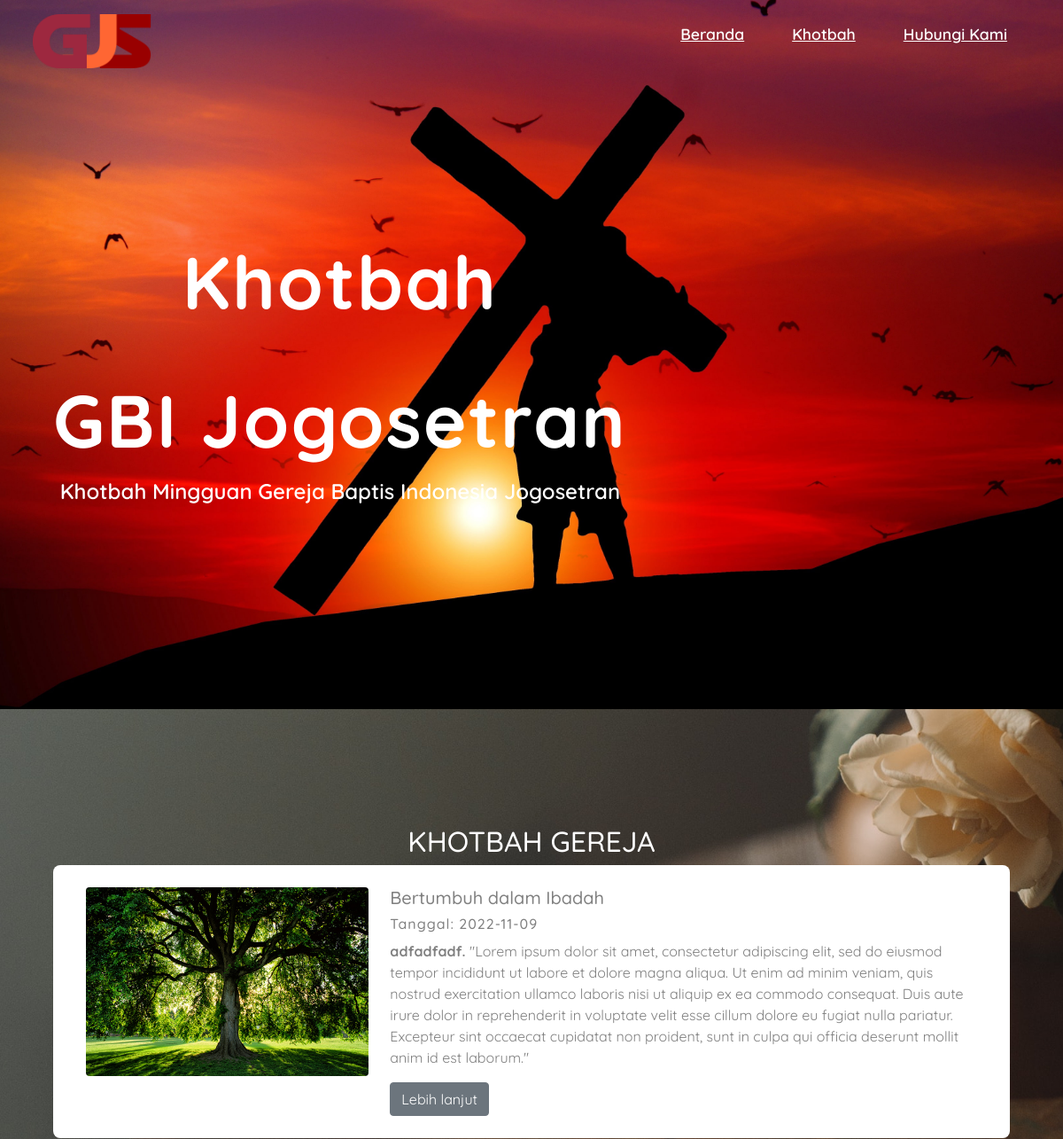
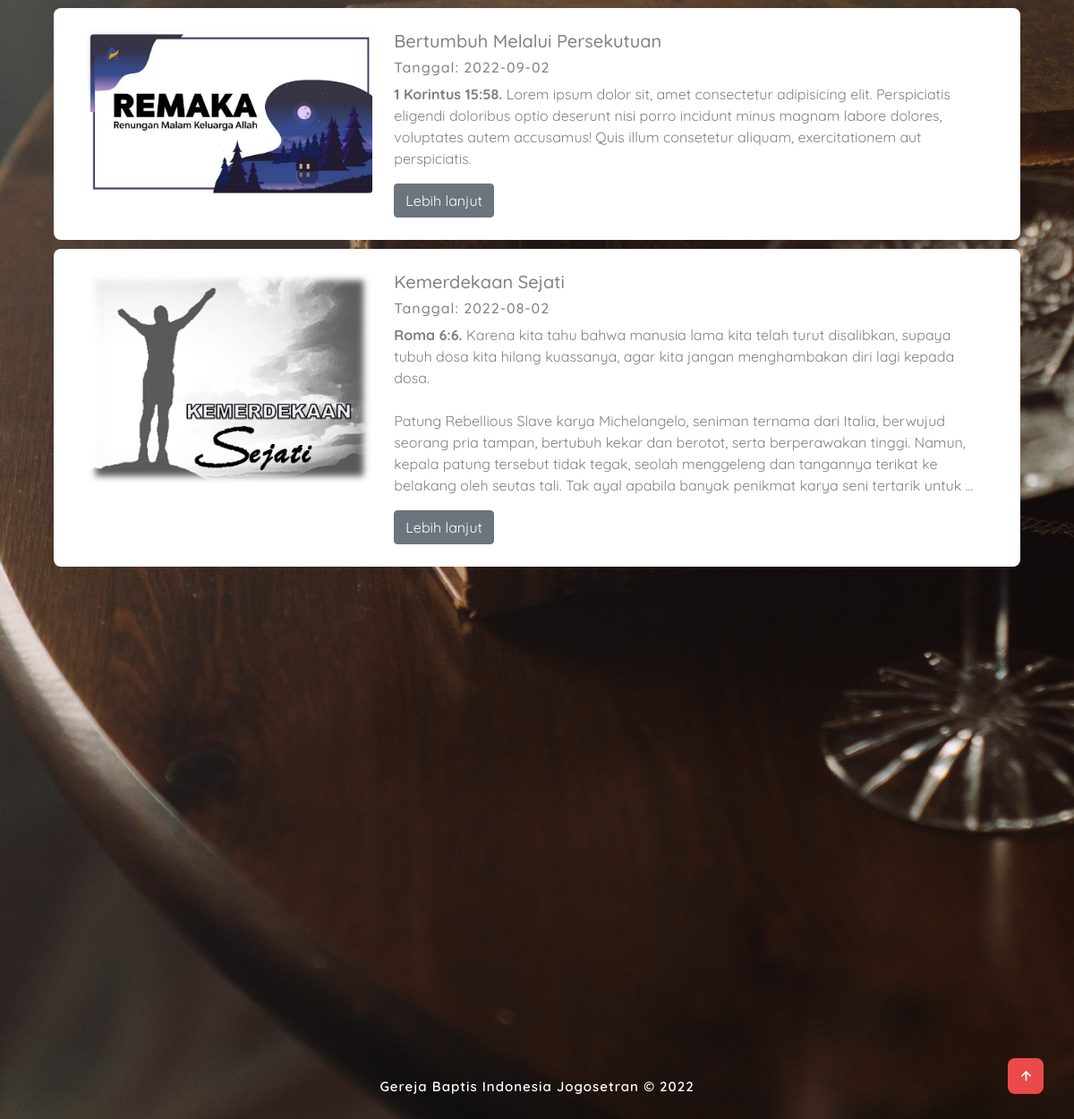
Page /index.php/media/listKhotbah on the committed database (2 pictures, top to bottom).
### tables this page shows
CREATE TABLE `tentang_gereja` (
  `id_tentang` int(11) NOT NULL,
  `nama_gereja` text DEFAULT NULL,
  `nama_lengkap_gereja` text DEFAULT NULL,
  `visi` text DEFAULT NULL,
  `misi` text DEFAULT NULL,
  `jadwal_ibadah` text DEFAULT NULL,
  `alamat` text DEFAULT NULL,
  `google_map` text DEFAULT NULL,
  `kontak` text DEFAULT NULL,
  `profil_pendeta` text DEFAULT NULL,
  `foto_pendeta` varchar(100) DEFAULT NULL,
  `sosmed_fb` text DEFAULT NULL,
  `sosmed_ig` text DEFAULT NULL,
  `logo_gereja` varchar(100) DEFAULT NULL,
  `wallpaper_homepage` varchar(100) DEFAULT NULL,
  `tema` text DEFAULT NULL,
  `sub_tema` text DEFAULT NULL
);

CREATE TABLE `khotbah` (
  `id_khotbah` int(11) NOT NULL,
  `tgl_khotbah` date DEFAULT NULL,
  `judul_khotbah` text NOT NULL,
  `ayat_khotbah` text DEFAULT NULL,
  `isi_khotbah` text DEFAULT NULL,
  `url_foto` varchar(100) DEFAULT NULL
);

### application/controllers/Media.php (called while the page is built, shortened)
<?php
class Media extends CI_Controller
{
    public function __construct()
    {
        $this->load->model("ModelWarta");
        $this->load->model("ModelPetugasIbadah");
        $this->load->model("ModelDokumentasi");
        $this->load->model("ModelFotoDokumentasi");
        $this->load->model("ModelDokumen");
        $this->load->model("ModelKhotbah");
    }
    public function listKhotbah()
    {
        $data['khotbah'] = $this->ModelKhotbah->getData()->result();
        $this->load->view('media/m_khotbah/v_m_khotbah_list', $data);
    }
}

### index.php (called while the page is built, shortened)
<?php
require_once BASEPATH.'core/CodeIgniter.php';

### application/models/ModelKhotbah.php (called while the page is built, shortened)
<?php
class ModelKhotbah extends CI_Controller
{
    var $table = 'khotbah';
    public function getData()
    {
        return $this->db->query("SELECT * FROM $this->table ORDER BY id_khotbah DESC");
    }
}

### application/views/media/m_khotbah/v_m_khotbah_list.php (the view, shortened to what this page needs)
<?php
$ttg = array('id_tentang' => 1);
$tentang = $this->db->get_where("tentang_gereja", $ttg)->row();
?>
<!DOCTYPE html>
<html>
    <head>
        <link rel="stylesheet" type="text/css" href="<?= base_url() ?>assets2/v_media_assets/css/style.css">
        <link rel="stylesheet" href="https://unpkg.com/boxicons@latest/css/boxicons.min.css">
        <link href="https://cdn.jsdelivr.net/npm/bootstrap@5.1.3/dist/css/bootstrap.min.css" rel="stylesheet"
>
    </head>
    <body>
        <header>
            <a href="<?= base_url() ?>" class="logo"><img src="<?= base_url() ?>upload/foto/TentangGereja/<?= $tentang->logo_gereja ?>"></a>
            <ul class="navigation-bar">
                <li><a href="#home">Beranda</a></li>
                <li><a href="#Khotbah">Khotbah</a></li>
                <li><a href="#contact">Hubungi Kami</a></li>
            </ul>
        </header>
        <section class="home" id="home">
            <div class="home-text">
                <center>
                    <h1>Khotbah</h1><br>
                    <h1><?= $tentang->nama_gereja ?></h1>
                </center>
                <center>
                    <h3>Khotbah Mingguan <?= $tentang->nama_lengkap_gereja ?></h3>
                </center>
            </div>
        </section>
        <section id="Khotbah">
            <div >
                <center>
                    <h2 class="kotbah">KHOTBAH GEREJA</h2>
                </center>
                <div class="container text-left">
                    <?php foreach ($khotbah as $ktbh) : ?>
                        <div class="row" style="margin-bottom: 10px; background-color: white;">
                            <div class="col-lg-4">
                                <img src="<?= base_url() ?>upload/foto/Khotbah/<?= $ktbh->url_foto ?>" alt="thumb" class="rounded">
                            </div>
                            <div class="col-lg-8" style="color: gray;">
                                <h5><?= $ktbh->judul_khotbah ?></h5>
                                <h6>Tanggal: <?= $ktbh->tgl_khotbah ?></h6>
                                <p>
                                    <b><?= $ktbh->ayat_khotbah ?>. </b>
                                    <?= (isset($ktbh->isi_khotbah) && strlen($ktbh->isi_khotbah) > 500) ? substr($ktbh->isi_khotbah, 0, 500) . '...' : $ktbh->isi_khotbah ?>
                                </p>
                                <a href="<?= site_url("Media/detailKhotbah/$ktbh->id_khotbah") ?>" class="btn btn-secondary">Lebih lanjut</a>
                            </div>
                        </div>
                    <?php endforeach; ?>
                </div>
            </div>
        </section>
        <div class="last-text">
            <p><?= $tentang->nama_lengkap_gereja ?> © 2022</p>
        </div>
        <a href="#" class="top"><i class='bx bx-up-arrow-alt'></i></a>
    </body>
</html>

### assets2/v_media_assets/css/style.css (style rules this page uses)
* { padding: 0; margin: 0; box-sizing: border-box; font-family: 'Quicksand', sans-serif; list-style: none; text-decoration: none; scroll-behavior: smooth; }
.kotbah { color: #ffffff; }
:root { --bg-color: #020312; --text-color: #fff; --main-color: #eb4a4a; --second-color: gray; --other-color: #12141c; --h1-font: 5.2rem; --h2-font: 3.5rem; --p-font: 1.1rem; }
body { background: var(--bg-color); color: var(--text-color); }
header { position: fixed; right: 0; top: 0; width: 100%; z-index: 1000; display: flex; align-items: center; justify-content: space-between; background: transparent; padding: 22px 16%; border-bottom: 1px solid transparent; transition: all .40s ease; }
.logo img { width: 135px; height: auto; }
.navigation-bar { display: flex; }
.navigation-bar a { color: white; font-size: var(--p-font); font-weight: 600; padding: 10px 25px; margin: 0 2px; border-radius: 0.5rem; transition: all .40s ease; }
section { padding: 160px 10% 90px; }
.home { height: 100vh; width: 100%; position: relative; background: url(../img/wallpaperflare.com_wallpaper.jpg); background-size: cover; background-position: center; display: flex; align-items: center; justify-content: flex-start; }
.home-text h1 { margin: 20px 0; font-size: var(--h1-font); font-weight: bold; line-height: 1.1; letter-spacing: 2px; color: #ffffff; }
.home-text h3 { font-size: 24px; font-weight: 600; margin-bottom: 3rem; color: #ffffff; }
.btn { display: inline-block; padding: 14px 40px; border-radius: 0.5rem; font-size: 17px; font-weight: 500; background: var(--main-color); color: var(--text-color); border: 1px solid var(--main-color); transition: all .40s ease; }
.row img { height: auto; width: 100%; border-radius: 0.5rem; margin-bottom: 1.5rem; }
.row { padding: 25px; background: #12141c; border-radius: 0.5rem; transition: all .40s ease; }
.row h6 { color: gray; font-size: 16px; font-weight: 500; letter-spacing: 1px; }
.last-text p { text-align: center; padding: 15px; color: #ffffff; font-size: 15px; font-weight: 600; letter-spacing: 1px; }
.top { position: fixed; bottom: 2.1rem; right: 2.1rem; }
.top i { color: var(--text-color); background: var(--main-color); font-size: 20px; padding: 10px; border-radius: 0.5rem; }
@media (max-width: 1325px) { header { padding: 16px 3%; } }
@media (max-width: 1325px) { section { padding: 130px 5% 60px; } }

### rows in the picture
tentang_gereja: logo_gereja (picture), nama_gereja "GBI Jogosetran", nama_lengkap_gereja "Gereja Baptis Indonesia Jogosetran"
khotbah: url_foto (picture), judul_khotbah "Bertumbuh dalam Ibadah", tgl_khotbah "2022-11-09", ayat_khotbah "adfadfadf", isi_khotbah "\"Lorem ipsum dolor sit amet, consectetur adipiscing elit, sed do eiusmod tempor incididunt ut labore et dolore magna aliqua. Ut enim ad minim veniam, quis nostrud exercitation ullamco laboris nisi ut aliquip ex ea commodo consequat. Duis aute irure dolor in reprehenderit in voluptate velit esse cillum dolore eu fugiat nulla pariatur. Excepteur sint occaecat cupidatat non proident, sunt in culpa qui officia deserunt mollit anim id est laborum.\""
khotbah: url_foto (picture), judul_khotbah "Bertumbuh Melalui Persekutuan", tgl_khotbah "2022-09-02", ayat_khotbah "1 Korintus 15:58", isi_khotbah "Lorem ipsum dolor sit, amet consectetur adipisicing elit. Perspiciatis eligendi doloribus optio deserunt nisi porro incidunt minus magnam labore dolores, voluptates autem accusamus! Quis illum consetetur aliquam, exercitationem aut perspiciatis."
khotbah: url_foto (picture), judul_khotbah "Kemerdekaan Sejati", tgl_khotbah "2022-08-02", ayat_khotbah "Roma 6:6", isi_khotbah "Karena kita tahu bahwa manusia lama kita telah turut disalibkan, supaya tubuh dosa kita hilang kuassanya, agar kita jangan menghambakan diri lagi kepada dosa. Patung Rebellious Slave karya Michelangelo, seniman ternama dari Italia, berwujud seorang pria tampan, bertubuh kekar dan berotot, serta berperawakan tinggi. Namun, kepala patung tersebut tidak tegak, seolah menggeleng dan tangannya terikat ke belakang oleh seutas tali. Tak ayal apabila banyak penikmat karya seni tertarik untuk"
